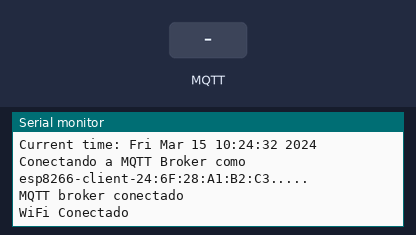
This sketch was run on a simulated ESP8266 (NodeMCU). Parts: the last lines printed to the serial monitor. The test bench sets the inputs (shaded band). WiFi joins after 1.5 s; servers stay silent unless stated; the local clock reads 2024-03-15 10:24:30 at power-on unless the sketch sets it; no MQTT or app messages arrive unless stated.

Above: at 3.3 s.
3.4 s: MQTT message "1" arrives on the first subscribed topic
At 3.9 s:
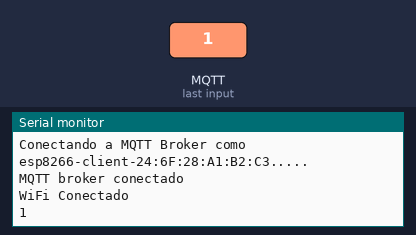
4.9 s: MQTT message "on" arrives on the first subscribed topic
At 6.1 s:
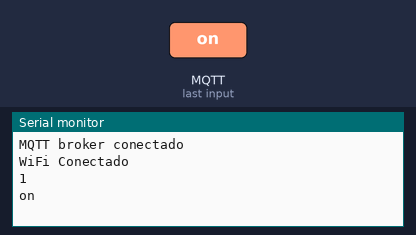
6.4 s: MQTT message "off" arrives on the first subscribed topic
At 7.4 s:
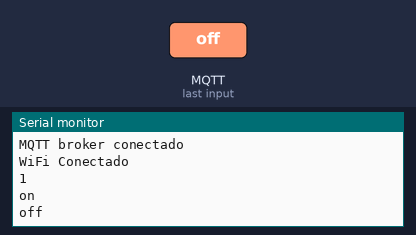

The sketch:

Flah_wifi.ino
```cpp
#include <ESP8266WiFi.h>
#include <PubSubClient.h>
#include <time.h>

// WiFi credentials
const char *ssid = "7u7";             // Replace with your WiFi name
const char *password = "A8151623a2";  // Replace with your WiFi password

// MQTT Broker settings
const int mqtt_port = 8883;                                     // MQTT port (TLS)
const char *mqtt_broker = "w2fea0a7.ala.us-east-1.emqxsl.com";  // EMQX broker endpoint
const char *mqtt_topic = "project2g7";                          // MQTT topic
const char *mqtt_username = "oscar";                            // MQTT username for authentication
const char *mqtt_password = "oscar";                            // MQTT password for authentication

// NTP Server settings
const char *ntp_server = "pool.ntp.org";  // Default NTP server// const char* ntp_server = "cn.pool.ntp.org"; // Recommended NTP server for users in China
const long gmt_offset_sec = 0;            // GMT offset in seconds (adjust for your time zone)
const int daylight_offset_sec = 0;        // Daylight saving time offset in seconds

// Variable para almacenar el último mensaje enviado por MQTT
String ultimoMensajeEnviado = "";

// WiFi and MQTT client initialization
BearSSL::WiFiClientSecure espClient;
PubSubClient mqtt_client(espClient);

// SSL certificate for MQTT broker
// Load DigiCert Global Root G2, which is used by EMQX Public Broker: broker.emqx.io
static const char ca_cert[] PROGMEM = R"EOF(
-----BEGIN CERTIFICATE-----
MIIDrzCCApegAwIBAgIQCDvgVpBCRrGhdWrJWZHHSjANBgkqhkiG9w0BAQUFADBh
MQswCQYDVQQGEwJVUzEVMBMGA1UEChMMRGlnaUNlcnQgSW5jMRkwFwYDVQQLExB3
d3cuZGlnaWNlcnQuY29tMSAwHgYDVQQDExdEaWdpQ2VydCBHbG9iYWwgUm9vdCBD
QTAeFw0wNjExMTAwMDAwMDBaFw0zMTExMTAwMDAwMDBaMGExCzAJBgNVBAYTAlVT
MRUwEwYDVQQKEwxEaWdpQ2VydCBJbmMxGTAXBgNVBAsTEHd3dy5kaWdpY2VydC5j
b20xIDAeBgNVBAMTF0RpZ2lDZXJ0IEdsb2JhbCBSb290IENBMIIBIjANBgkqhkiG
9w0BAQEFAAOCAQ8AMIIBCgKCAQEA4jvhEXLeqKTTo1eqUKKPC3eQyaKl7hLOllsB
CSDMAZOnTjC3U/dDxGkAV53ijSLdhwZAAIEJzs4bg7/fzTtxRuLWZscFs3YnFo97
nh6Vfe63SKMI2tavegw5BmV/Sl0fvBf4q77uKNd0f3p4mVmFaG5cIzJLv07A6Fpt
43C/dxC//AH2hdmoRBBYMql1GNXRor5H4idq9Joz+EkIYIvUX7Q6hL+hqkpMfT7P
T19sdl6gSzeRntwi5m3OFBqOasv+zbMUZBfHWymeMr/y7vrTC0LUq7dBMtoM1O/4
gdW7jVg/tRvoSSiicNoxBN33shbyTApOB6jtSj1etX+jkMOvJwIDAQABo2MwYTAO
BgNVHQ8BAf8EBAMCAYYwDwYDVR0TAQH/BAUwAwEB/zAdBgNVHQ4EFgQUA95QNVbR
TLtm8KPiGxvDl7I90VUwHwYDVR0jBBgwFoAUA95QNVbRTLtm8KPiGxvDl7I90VUw
DQYJKoZIhvcNAQEFBQADggEBAMucN6pIExIK+t1EnE9SsPTfrgT1eXkIoyQY/Esr
hMAtudXH/vTBH1jLuG2cenTnmCmrEbXjcKChzUyImZOMkXDiqw8cvpOp/2PV5Adg
06O/nVsJ8dWO41P0jmP6P6fbtGbfYmbW0W5BjfIttep3Sp+dWOIrWcBAI+0tKIJF
PnlUkiaY4IBIqDfv8NZ5YBberOgOzW6sRBc4L0na4UU+Krk2U886UAb3LujEV0ls
YSEY1QSteDwsOoBrp+uvFRTp2InBuThs4pFsiv9kuXclVzDAGySj4dzp30d8tbQk
CAUw7C29C79Fv1C5qfPrmAESrciIxpg0X40KPMbp1ZWVbd4=
-----END CERTIFICATE-----
)EOF";

// Load DigiCert Global Root CA ca_cert, which is used by EMQX Cloud Serverless Deployment
/*
static const char ca_cert[] PROGMEM = R"EOF(
-----BEGIN CERTIFICATE-----
MIIDrzCCApegAwIBAgIQCDvgVpBCRrGhdWrJWZHHSjANBgkqhkiG9w0BAQUFADBh
MQswCQYDVQQGEwJVUzEVMBMGA1UEChMMRGlnaUNlcnQgSW5jMRkwFwYDVQQLExB3
d3cuZGlnaWNlcnQuY29tMSAwHgYDVQQDExdEaWdpQ2VydCBHbG9iYWwgUm9vdCBD
QTAeFw0wNjExMTAwMDAwMDBaFw0zMTExMTAwMDAwMDBaMGExCzAJBgNVBAYTAlVT
MRUwEwYDVQQKEwxEaWdpQ2VydCBJbmMxGTAXBgNVBAsTEHd3dy5kaWdpY2VydC5j
b20xIDAeBgNVBAMTF0RpZ2lDZXJ0IEdsb2JhbCBSb290IENBMIIBIjANBgkqhkiG
9w0BAQEFAAOCAQ8AMIIBCgKCAQEA4jvhEXLeqKTTo1eqUKKPC3eQyaKl7hLOllsB
CSDMAZOnTjC3U/dDxGkAV53ijSLdhwZAAIEJzs4bg7/fzTtxRuLWZscFs3YnFo97
nh6Vfe63SKMI2tavegw5BmV/Sl0fvBf4q77uKNd0f3p4mVmFaG5cIzJLv07A6Fpt
43C/dxC//AH2hdmoRBBYMql1GNXRor5H4idq9Joz+EkIYIvUX7Q6hL+hqkpMfT7P
T19sdl6gSzeRntwi5m3OFBqOasv+zbMUZBfHWymeMr/y7vrTC0LUq7dBMtoM1O/4
gdW7jVg/tRvoSSiicNoxBN33shbyTApOB6jtSj1etX+jkMOvJwIDAQABo2MwYTAO
BgNVHQ8BAf8EBAMCAYYwDwYDVR0TAQH/BAUwAwEB/zAdBgNVHQ4EFgQUA95QNVbR
TLtm8KPiGxvDl7I90VUwHwYDVR0jBBgwFoAUA95QNVbRTLtm8KPiGxvDl7I90VUw
DQYJKoZIhvcNAQEFBQADggEBAMucN6pIExIK+t1EnE9SsPTfrgT1eXkIoyQY/Esr
hMAtudXH/vTBH1jLuG2cenTnmCmrEbXjcKChzUyImZOMkXDiqw8cvpOp/2PV5Adg
06O/nVsJ8dWO41P0jmP6P6fbtGbfYmbW0W5BjfIttep3Sp+dWOIrWcBAI+0tKIJF
PnlUkiaY4IBIqDfv8NZ5YBberOgOzW6sRBc4L0na4UU+Krk2U886UAb3LujEV0ls
YSEY1QSteDwsOoBrp+uvFRTp2InBuThs4pFsiv9kuXclVzDAGySj4dzp30d8tbQk
CAUw7C29C79Fv1C5qfPrmAESrciIxpg0X40KPMbp1ZWVbd4=
-----END CERTIFICATE-----
)EOF";
*/


// Function declarations
void connectToWiFi();

void connectToMQTT();

void syncTime();

void mqttCallback(char *topic, byte *payload, unsigned int length);


void setup() {
  Serial.begin(9600);
  connectToWiFi();
  syncTime();  // X.509 validation requires synchronization time
  mqtt_client.setServer(mqtt_broker, mqtt_port);
  mqtt_client.setCallback(mqttCallback);
  connectToMQTT();
}

void connectToWiFi() {
  WiFi.begin(ssid, password);
  while (WiFi.status() != WL_CONNECTED) {
    delay(1000);
    Serial.println("Conectando al WiFi...");
  }
  Serial.println("WiFi Conectado");
}

void syncTime() {
  configTime(gmt_offset_sec, daylight_offset_sec, ntp_server);
  Serial.print("Waiting for NTP time sync: ");
  while (time(nullptr) < 8 * 3600 * 2) {
    delay(1000);
    Serial.print(".");
  }
  Serial.println("Time synchronized");
  struct tm timeinfo;
  if (getLocalTime(&timeinfo)) {
    Serial.print("Current time: ");
    Serial.println(asctime(&timeinfo));
  } else {
    Serial.println("Failed to obtain local time");
  }
}

void connectToMQTT() {
  BearSSL::X509List serverTrustedCA(ca_cert);
  espClient.setTrustAnchors(&serverTrustedCA);
  while (!mqtt_client.connected()) {
    if (WiFi.status() == WL_CONNECTED) {
      String client_id = "esp8266-client-" + String(WiFi.macAddress());
      Serial.printf("Conectando a MQTT Broker como %s.....\n", client_id.c_str());
      if (mqtt_client.connect(client_id.c_str(), mqtt_username, mqtt_password)) {
        Serial.println("MQTT broker conectado");
        mqtt_client.subscribe(mqtt_topic);
        // Publish message upon successful connection
        mqtt_client.publish(mqtt_topic, "Hola EMQX I'm ESP8266 ^^");
      } else {
        char err_buf[128];
        espClient.getLastSSLError(err_buf, sizeof(err_buf));
        Serial.print("Error al conectar MQTT broker, rc=");
        Serial.println(mqtt_client.state());
        Serial.print("Error en SSL: ");
        Serial.println(err_buf);
        delay(5000);
      }
    }
    connectToWiFi();
    break;
  }
}

void mqttCallback(char *topic, byte *payload, unsigned int length) {

  for (int i = 0; i < length; i++) {
    Serial.print((char)payload[i]);
  }
  Serial.println();
}


void loop() {
  if (!mqtt_client.connected()) {
    connectToMQTT();
  }
  mqtt_client.loop();
  // Leer datos de la comunicación serial y enviarlos por MQTT
  while (Serial.available() > 0) {
    String serialData = Serial.readStringUntil('\n');  // Leer hasta encontrar un salto de línea
                                                       // Verificar si el mensaje recibido es diferente al último mensaje enviado

    // Verificar si el mensaje recibido es diferente al último mensaje enviado
    if (serialData != ultimoMensajeEnviado) {
      // Enviar el mensaje por MQTT solo si es diferente
      mqtt_client.publish(mqtt_topic, serialData.c_str());  // Convertir a const char* y enviar
      // Actualizar el último mensaje enviado
      ultimoMensajeEnviado = serialData;
    }
  }
}
```

Measured:
- after the input at 3.4 s, the serial monitor: prints a new line at once (image 1)
- after the input at 4.9 s, the serial monitor: prints a new line at once (image 2)
- after the input at 6.4 s, the serial monitor: prints a new line at once (image 3)
